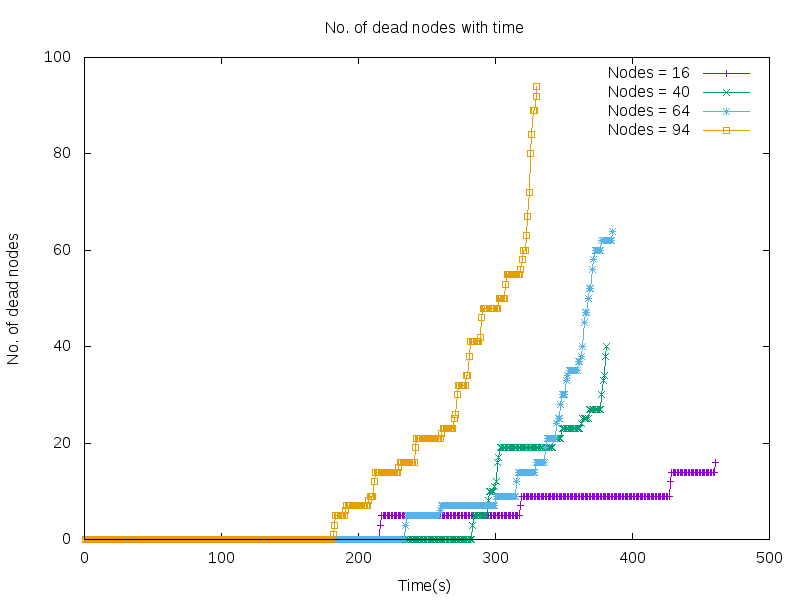

Recreate this plot in gnuplot.
set terminal png size 800,600
set title "No. of dead nodes with time"
set xlabel "Time(s)"
set ylabel "No. of dead nodes"
set xrange[0:500]
set yrange[0:100]
set output "dead_nodes.png"

plot "dead_nodes_16.tr" using 1:2 title "Nodes = 16" with linespoints, \
	"dead_nodes_40.tr" using 1:2 title "Nodes = 40" with linespoints, \
	"dead_nodes_64.tr" using 1:2 title "Nodes = 64" with linespoints, \
	"dead_nodes_94.tr" using 1:2 title "Nodes = 94" with linespoints
